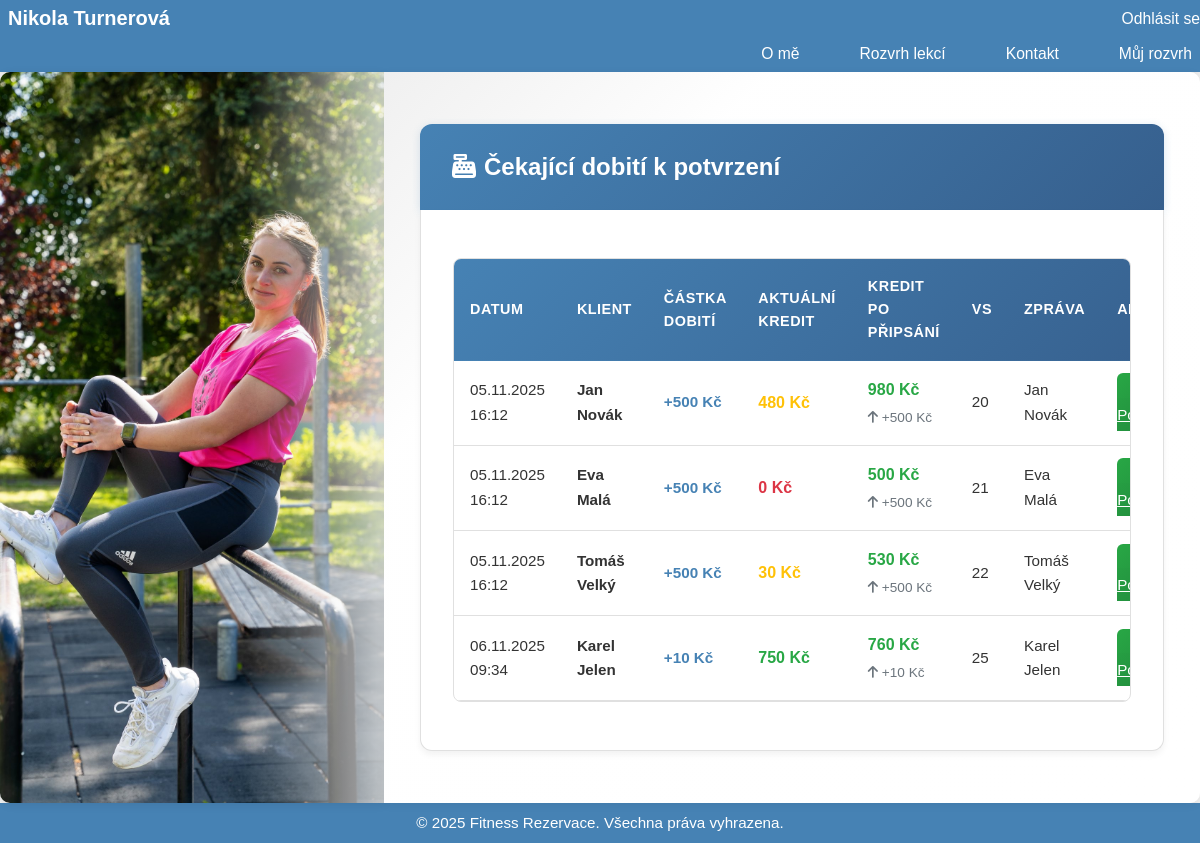
The page /payments/topup/approve/ (signed in) on the database its author committed.
### payments/models.py (models this page shows, shortened)
class TopUp(models.Model):
    STATUS_CHOICES = (
        ('pending', 'Čeká na platbu'),
        ('confirmed', 'Připsáno'),
        ('cancelled', 'Zrušeno'),
    )
    user = models.ForeignKey(
        settings.AUTH_USER_MODEL,
        on_delete=models.CASCADE,
        related_name='topups'
    )
    amount = models.DecimalField(max_digits=10, decimal_places=2)
    variable_symbol = models.CharField(max_length=20, help_text='Variabilní symbol, typicky ID klienta.')
    message = models.CharField(max_length=70, blank=True)
    status = models.CharField(max_length=10, choices=STATUS_CHOICES, default='pending')
    created_at = models.DateTimeField(auto_now_add=True)
    qr_code = models.ImageField(upload_to='qr_codes/', blank=True)
    credited_at = models.DateTimeField(null=True, blank=True, help_text='Kdy byly připsány kredity (po potvrzení).')
    class Meta:
        ordering = ['-created_at']

### accounts/models.py (models this page shows, shortened)
class User(AbstractUser):
    USER_TYPE_CHOICES = (
        ('instructor', 'Lektor'),
        ('client', 'Klient'),
    )
    user_type = models.CharField(max_length=10, choices=USER_TYPE_CHOICES)
    credits = models.DecimalField(
        max_digits=10,
        decimal_places=2,
        default=0,
        validators=[MinValueValidator(0)]
    )
    phone = models.CharField(max_length=20, blank=True)
    bio = models.TextField(blank=True)
    @property
    def is_instructor(self) -> bool:
        return self.user_type == 'instructor'

### payments/views.py (the view)
# urls.py: path('topup/approve/', views.TopUpApproveListView.as_view(), name='topup_approve_list'),
class TopUpApproveListView(LoginRequiredMixin, InstructorRequiredMixin, ListView):
	model = TopUp
	template_name = 'payments/topup_approve_list.html'
	context_object_name = 'topups'
	def get_queryset(self):
		return TopUp.objects.filter(status='pending').order_by('created_at')

### payments/views.py (called while the page is built)
	def test_func(self):
		return getattr(self.request.user, 'user_type', None) == 'instructor'

### templates/payments/topup_approve_list.html (shortened to what this page needs)
{% extends 'base.html' %}
{% block content %}
<div class="approve-container">
    <div class="approve-header">
        <h2><i class="fas fa-cash-register"></i>Čekající dobití k potvrzení</h2>
    </div>
    <div class="approve-content">
        {% if topups %}
        <div class="table-container">
            <table class="modern-table">
                <thead>
                    <tr>
                        <th>Datum</th>
                        <th>Klient</th>
                        <th>Částka dobití</th>
                        <th>Aktuální kredit</th>
                        <th>Kredit po připsání</th>
                        <th>VS</th>
                        <th>Zpráva</th>
                        <th>Akce</th>
                    </tr>
                </thead>
                <tbody>
                    {% for t in topups %}
                    <tr>
                        <td>{{ t.created_at|date:"d.m.Y H:i" }}</td>
                        <td><strong>{{ t.user.get_full_name|default:t.user.username }}</strong></td>
                        <td><strong style="color: #4682b4;">+{{ t.amount|floatformat:0 }} Kč</strong></td>
                        <td>
                            <div class="credit-display {% if t.user.credits == 0 %}credit-zero{% elif t.user.credits < 500 %}credit-low{% else %}credit-ok{% endif %}">
                                {{ t.user.credits|floatformat:0 }} Kč
                            </div>
                        </td>
                        <td>
                            <div class="credit-display credit-ok">
                                {{ t.user.credits|add:t.amount|floatformat:0 }} Kč
                            </div>
                            <div class="credit-after">
                                <i class="fas fa-arrow-up"></i> +{{ t.amount|floatformat:0 }} Kč
                            </div>
                        </td>
                        <td>{{ t.variable_symbol }}</td>
                        <td>{{ t.message|truncatewords:5 }}</td>
                        <td>
                            <a href="{% url 'topup_approve' t.pk %}" class="btn-approve">
                                 Potvrdit
                            </a>
                        </td>
                    </tr>
                    {% endfor %}
                </tbody>
            </table>
        </div>
        {% else %}
        <div class="empty-state">
            <i class="fas fa-inbox"></i>
            <p>Žádná čekající dobití.</p>
        </div>
        {% endif %}
    </div>
</div>
{% endblock %}

### static/css/style.css (style rules this page uses)
* { margin: 0; padding: 0; box-sizing: border-box; }
:root { --header-h: 72px; --footer-h: 40px; }
html, body { height: 100%; margin: 0; }
body { font-family: 'Poppins', sans-serif; color: #333; line-height: 1.6; min-height: 100vh; background-color: #f0f0f0; padding: 0; overflow: hidden; }

### templates/payments/topup_approve_list.html (style rules this page uses)
.approve-container { max-width: 1400px; margin: 2rem auto; padding: 0 1rem; }
.approve-header { background: linear-gradient(135deg, #4682b4 0%, #365f8d 100%); color: white; padding: 1.5rem 2rem; border-radius: 12px 12px 0 0; margin-bottom: 0; box-shadow: 0 2px 8px rgba(70, 130, 180, 0.2); }
.approve-header h2 { margin: 0; font-size: 1.5rem; font-weight: 600; }
.approve-header i { margin-right: 0.5rem; }
.approve-content { background: white; border: 1px solid #e0e0e0; border-top: none; border-radius: 0 0 12px 12px; padding: 2rem; box-shadow: 0 4px 6px rgba(0, 0, 0, 0.05); }
.table-container { overflow-x: auto; border-radius: 8px; border: 1px solid #e0e0e0; margin: 1rem 0; }
.modern-table { width: 100%; border-collapse: collapse; margin: 0; }
.modern-table thead { background: linear-gradient(135deg, #4682b4 0%, #365f8d 100%); color: white; }
.modern-table thead th { padding: 1rem; text-align: left; font-weight: 600; font-size: 0.9rem; text-transform: uppercase; letter-spacing: 0.5px; }
.modern-table tbody tr { border-bottom: 1px solid #e0e0e0; transition: background-color 0.2s ease; }
.modern-table tbody td { padding: 1rem; font-size: 0.95rem; vertical-align: middle; }
.credit-display { font-weight: 700; font-size: 1rem; }
.credit-zero { color: #dc3545; }
.credit-low { color: #ffc107; }
.credit-ok { color: #28a745; }
.credit-after { font-size: 0.85rem; color: #6c757d; margin-top: 0.3rem; }
.btn-approve { background: linear-gradient(135deg, #28a745 0%, #20833a 100%); color: white; border: none; padding: 0.5rem 1.2rem; border-radius: 6px; font-weight: 500; transition: all 0.3s ease; cursor: pointer; }

### rows shown on the page
TopUp: created_at "05.11.2025 16:12", user.get_full_name "Jan Novák", amount "500", user.credits "480", user.credits|add "980", variable_symbol "20", message "Jan Novák"
TopUp: created_at "05.11.2025 16:12", user.get_full_name "Eva Malá", amount "500", user.credits "0", user.credits|add "500", variable_symbol "21", message "Eva Malá"
TopUp: created_at "05.11.2025 16:12", user.get_full_name "Tomáš Velký", amount "500", user.credits "30", user.credits|add "530", variable_symbol "22", message "Tomáš Velký"
TopUp: created_at "06.11.2025 09:34", user.get_full_name "Karel Jelen", amount "10", user.credits "750", user.credits|add "760", variable_symbol "25", message "Karel Jelen"
